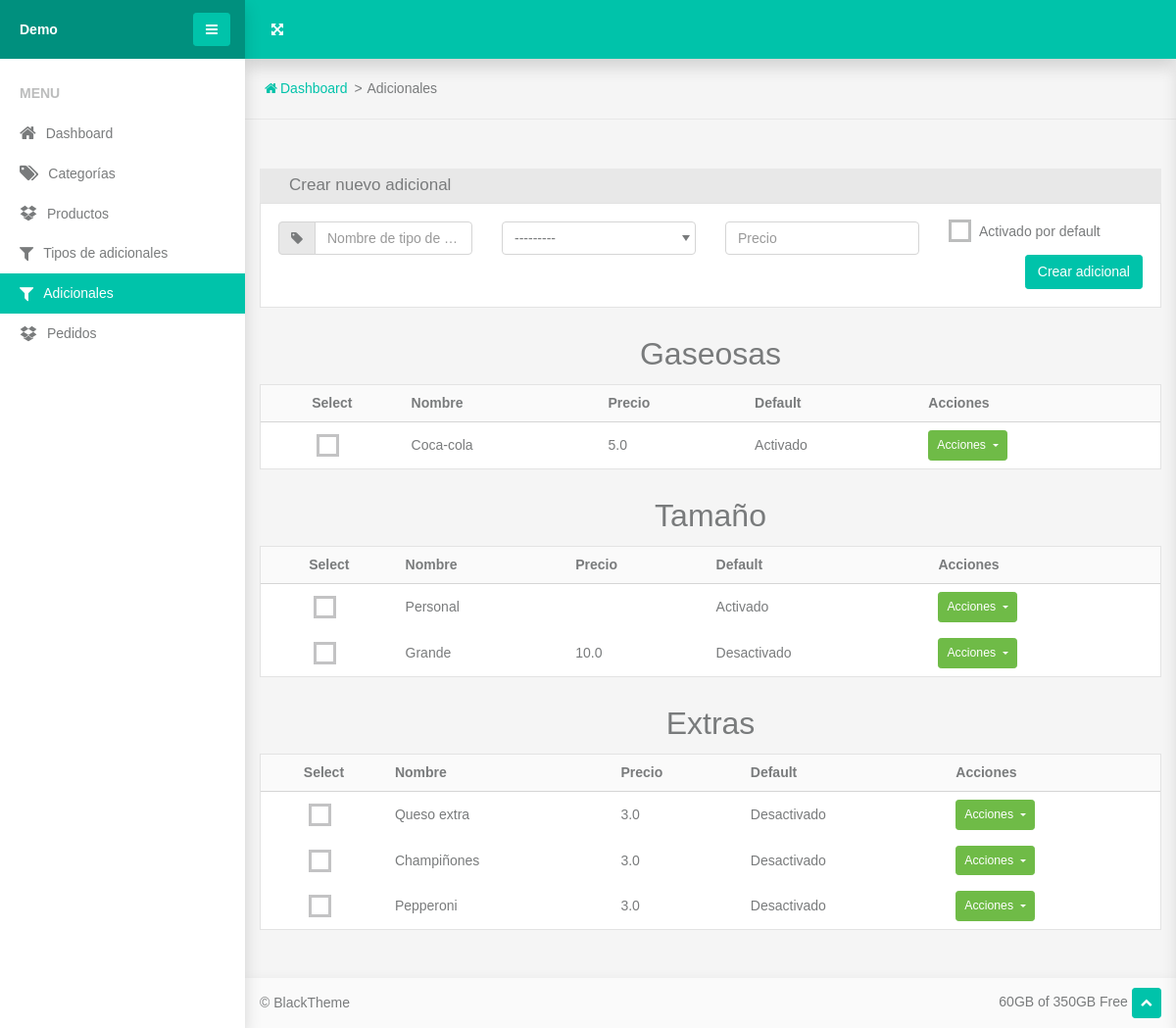
Screenshot of /extras/ with the database file from the repository.
### www/models.py (models this page shows, shortened)
class ChoiceType(models.Model):
    product = models.ForeignKey(Product, on_delete=models.CASCADE, related_name='choice_types')
    name = models.CharField(max_length=100)
    is_multiple = models.BooleanField(default=True)
    def __str__(self):
        return self.name

class Choice(models.Model):
    choice_type = models.ForeignKey(ChoiceType, on_delete=models.CASCADE, related_name='choices')
    name = models.CharField(max_length=100)
    price = models.FloatField(blank=True, null=True)
    chosen = models.BooleanField(default=False)

### www/views.py (the view)
# urls.py: path('extras/', views.extras, name='extras'),
def extras(req):
    form = forms.ChoiceForm()
    choices = models.ChoiceType.objects.all().prefetch_related('choices')
    context = {
        'choices': choices,
        'form': form
    }
    if req.method == 'GET':
        return render(req, 'www/extras.html', context)
    elif req.method == 'POST':
        form = forms.ChoiceForm(req.POST)
        if form.is_valid():
            choice = form.save()
            context['choice'] = choice
        return render(req, 'www/extras.html', context)

### www/forms.py
class ChoiceForm(forms.ModelForm):
    class Meta:
        model = models.Choice
        fields = '__all__'
        widgets = {
            'choice_type': forms.Select(attrs={'class': 'form-control'}),
            'name': forms.TextInput(attrs={'class': 'form-control', 'placeholder': 'Nombre de tipo de adicional'}),
            'price': forms.NumberInput(attrs={'class': 'form-control', 'placeholder': 'Precio'}),
            'chosen': forms.CheckboxInput(attrs={'class': 'custom-control-input'})
        }

### www/templates/www/extras.html (shortened to what this page needs)
{% extends "base.html" %}
{% load static %}
{% block content %}
  <section class="topbar">
    <ul class="breadcrumbs">
      <li class="breadcrumbs-item"><a class="breadcrumbs-link" href="{% url 'home' %}"><span class="breadcrumbs-icon fa-home"></span><span>Dashboard</span></a></li>
      <li class="breadcrumbs-item">Adicionales
      </li>
    </ul>
  </section>
   <section class="section-sm">
        <div class="container-fluid">
          <div class="panel panel-nav">
            <div class="panel-header d-flex flex-wrap align-items-center justify-content-between">
              <h3 class="panel-title">Crear nuevo adicional</h3>
            </div>
            <div class="panel-body">
              <form method="post">
                <div class="tab-content">
                  <div class="tab-pane fade show active" id="panelTab1" role="tabpanel">
                    <div class="row">
                      <div class="col-md-3">
                        <div class="input-group form-group">
                          <div class="input-group-prepend">
                            <label class="input-group-text" for="basic-addon1"><span class="fa-tag"></span></label>
                          </div>
                          {{form.name}}
                        </div>
                      </div>
                      <div class="col-md-3">
                        {{form.choice_type}}
                      </div>
                      <div class="col-md-3">
                        {{form.price}}
                      </div>
                      <div class="col-md-3">
                        <div class="custom-control custom-checkbox">
                            <label class="custom-control-label" for="id_chosen">Activado por default</span>
                            </label>
                        </div>
                      </div>
                      <div class="col-md-8">
                      </div>
                      <div class="col-md-4 text-right">
                        <button class="btn btn-primary" type="submit">Crear adicional</button>
                      </div>
                    </div>
                  </div>
                </div>
              </form>
            </div>
          </div>
          {% for choice_type in choices %}
          <h1 style="text-align: center;">{{choice_type.name}}</h1>
          <div class="panel">
            <div class="panel-body p-0">
              <div class="table-responsive">
                  <table class="table table-sm table-borderless table-vertical-align">
                  <thead>
                    <tr class="border-bottom bg-lighter">
                      <th class="text-center">Select</th>
                      <th>Nombre</th>
                      <th>Precio</th>
                      <th>Default</th>
                      <th>Acciones</th>
                    </tr>
                  </thead>
                  <tbody>
                    {% for c in choice_type.choices.all %}
                      <tr>
                      <td class="text-center">
                        <div class="custom-control custom-checkbox custom-checkbox-light">
                        </div>
                      </td>
                      <td>{{c.name}}</td>
                      <td> {% if c.price %}
                      {{c.price}}
                      {% endif %}</td>
                      <td> {% if c.chosen %}
                      Activado
                      {% else %}
                      Desactivado
                      {% endif %}</td>
                      <td>
                        <div class="dropdown">
                          <button class="btn dropdown-toggle btn-success btn-sm" data-toggle="dropdown"><span>Acciones</span>
                          </button>
                        </div>
                      </td>
                    </tr>
                    {% endfor %}
                  </tbody>
                </table>
              </div>
            </div>
          </div>
          {% endfor %}
        </div>
      </section>
{% endblock content %}

### www/static/www/components/breadcrumbs/breadcrumbs.css (style rules this page uses)
.breadcrumbs { display: flex; flex-wrap: wrap; padding: 0 1.25rem; list-style: none; }
.breadcrumbs-item { flex-shrink: 0; }
.breadcrumbs-item:not(:first-child) { position: relative; padding-left: 20px; }
.breadcrumbs-item:not(:first-child)::before { content: '>'; position: absolute; left: 0.4375rem; }
.breadcrumbs-icon { margin-right: 0.1875rem; }

### www/static/www/components/panel/panel.css (style rules this page uses)
.panel { position: relative; display: flex; flex-direction: column; min-width: 0; word-wrap: break-word; background-color: #fff; background-clip: border-box; }
.panel-body { flex: 1 1 auto; padding: 1.25rem; border: 1px solid #e3e3e3; }
.panel-header { padding: 0.9375rem 1.25rem; background-color: #e8e8e8; }
.panel-title { font-size: 1.0625rem; }
@media (min-width: 1200px) { .panel-header { padding: 1.125rem 1.875rem; } }
@media (min-width: 1200px) { .panel-body, .panel-menu, .panel-footer { padding: 1.125rem; } }
* + .panel { margin-top: 0.8125rem; }
.panel-nav .panel-header { padding: 0; }
.panel-nav .panel-title { padding: 0.5rem 1.875rem; }

### www/static/www/components/section/section.css (style rules this page uses)
.section-sm, .section-md, .section-lg { padding: 50px 0; }

### www/static/www/components/dropdown/dropdown.css (style rules this page uses)
.dropup, .dropright, .dropdown, .dropleft { position: relative; }
.dropdown-toggle { white-space: nowrap; }
.dropdown-toggle::after { display: inline-block; margin-left: 0.255em; vertical-align: middle; content: ""; border-top: 0.3em solid; border-right: 0.3em solid transparent; border-bottom: 0; border-left: 0.3em solid transparent; }
.dropdown { display: inline-block; }
.dropdown-toggle:after { height: 0.3em; }

### www/static/www/components/button/button.css (style rules this page uses)
.btn { display: inline-block; font-weight: 400; color: #797b7c; text-align: center; vertical-align: middle; user-select: none; background-color: transparent; border: 1px solid transparent; padding: 0.375rem 0.75rem; font-size: 0.875rem; line-height: 1.49; border-radius: 0.2rem; transition: color 0.15s ease-in-out, background-color 0.15s ease-in-out, border-color 0.15s ease-in-out, box-shadow 0.15s ease-in-out; }
.btn-primary { color: #fff; background-color: #00c3aa; border-color: #00c3aa; box-shadow: 0 0 0 transparent; }
.btn-success { color: #fff; background-color: #6fbb47; border-color: #6fbb47; box-shadow: 0 0 0 transparent; }
.btn-sm, .btn-group-sm > .btn { padding: 0.25rem 0.5rem; font-size: 0.76563rem; line-height: 1.7; border-radius: 0.2rem; }
.btn { transition: .2s; }

### www/static/www/components/table/table.css (style rules this page uses)
.table { width: 100%; margin-bottom: 1rem; color: #797b7c; }
.table th, .table td { padding: 0.75rem; vertical-align: top; border-top: 1px solid #d5d5d5; }
.table thead th { vertical-align: bottom; border-bottom: 2px solid #d5d5d5; }
.table-sm th, .table-sm td { padding: 0.5rem; }
.table-borderless th, .table-borderless td, .table-borderless thead th, .table-borderless tbody + tbody { border: 0; }
.table-responsive { display: block; width: 100%; overflow-x: auto; -webkit-overflow-scrolling: touch; }
.table { margin-bottom: 0; }
.table-vertical-align td, .table-vertical-align th { vertical-align: middle; }

### www/static/www/components/topbar/topbar.css (style rules this page uses)
.topbar { position: relative; padding: 20px 0; border-bottom: 1px solid #e8e8e8; }

### rows the page displays
ChoiceType: name "Gaseosas"
Choice: name "Coca-cola", price "5.0", chosen "Activado"
ChoiceType: name "Tamaño"
Choice: name "Personal", chosen "Activado"
Choice: name "Grande", price "10.0", chosen "Desactivado"
ChoiceType: name "Extras"
Choice: name "Queso extra", price "3.0", chosen "Desactivado"
Choice: name "Champiñones", price "3.0", chosen "Desactivado"
Choice: name "Pepperoni", price "3.0", chosen "Desactivado"
